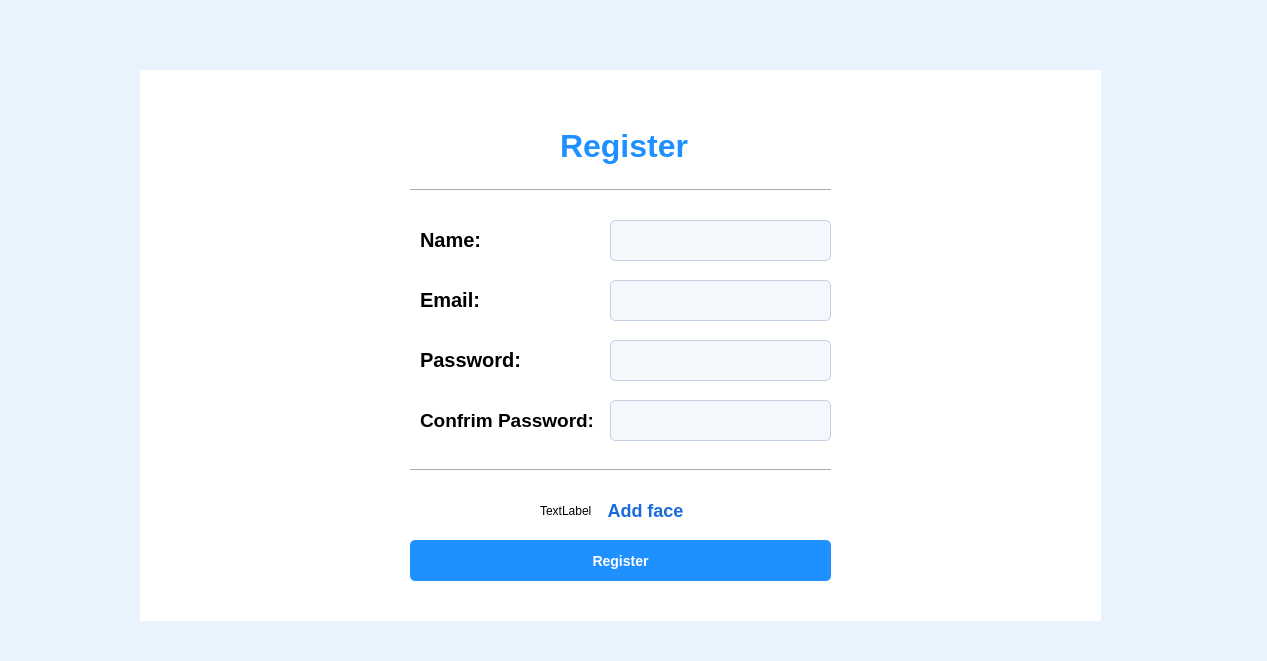
<?xml version="1.0" encoding="UTF-8"?>
<ui version="4.0">
 <class>rw</class>
 <widget class="QDialog" name="rw">
  <property name="geometry">
   <rect>
    <x>0</x>
    <y>0</y>
    <width>1267</width>
    <height>661</height>
   </rect>
  </property>
  <property name="windowTitle">
   <string>Dialog</string>
  </property>
  <property name="styleSheet">
   <string notr="true">background-color:rgb(232, 243, 254);</string>
  </property>
  <widget class="QWidget" name="Name" native="true">
   <property name="geometry">
    <rect>
     <x>140</x>
     <y>70</y>
     <width>961</width>
     <height>551</height>
    </rect>
   </property>
   <property name="styleSheet">
    <string notr="true">background-color: white;</string>
   </property>
   <widget class="QLabel" name="label">
    <property name="geometry">
     <rect>
      <x>420</x>
      <y>50</y>
      <width>161</width>
      <height>51</height>
     </rect>
    </property>
    <property name="styleSheet">
     <string notr="true">font-size: 32px;
font-weight: bold;
color:rgb(30, 144, 255)</string>
    </property>
    <property name="text">
     <string>Register</string>
    </property>
   </widget>
   <widget class="Line" name="line">
    <property name="geometry">
     <rect>
      <x>270</x>
      <y>110</y>
      <width>421</width>
      <height>20</height>
     </rect>
    </property>
    <property name="orientation">
     <enum>Qt::Orientation::Horizontal</enum>
    </property>
   </widget>
   <widget class="QLineEdit" name="lineEdit_2">
    <property name="geometry">
     <rect>
      <x>470</x>
      <y>210</y>
      <width>221</width>
      <height>41</height>
     </rect>
    </property>
    <property name="styleSheet">
     <string notr="true">QLineEdit {
    background-color: #F4F7FC;
    border: 1px solid #C5D1E0;
    border-radius: 5px;
    padding: 5px 10px;
    font-size: 14px;
}

QLineEdit:focus {
    border: 1px solid #1E90FF;
    background-color: #FFFFFF;
}
</string>
    </property>
    <property name="text">
     <string/>
    </property>
   </widget>
   <widget class="QLineEdit" name="lineEdit_3">
    <property name="geometry">
     <rect>
      <x>470</x>
      <y>270</y>
      <width>221</width>
      <height>41</height>
     </rect>
    </property>
    <property name="styleSheet">
     <string notr="true">QLineEdit {
    background-color: #F4F7FC;
    border: 1px solid #C5D1E0;
    border-radius: 5px;
    padding: 5px 10px;
    font-size: 14px;
}

QLineEdit:focus {
    border: 1px solid #1E90FF;
    background-color: #FFFFFF;
}
</string>
    </property>
    <property name="text">
     <string/>
    </property>
   </widget>
   <widget class="QLineEdit" name="lineEdit_4">
    <property name="geometry">
     <rect>
      <x>470</x>
      <y>330</y>
      <width>221</width>
      <height>41</height>
     </rect>
    </property>
    <property name="styleSheet">
     <string notr="true">QLineEdit {
    background-color: #F4F7FC;
    border: 1px solid #C5D1E0;
    border-radius: 5px;
    padding: 5px 10px;
    font-size: 14px;
}

QLineEdit:focus {
    border: 1px solid #1E90FF;
    background-color: #FFFFFF;
}
</string>
    </property>
    <property name="text">
     <string/>
    </property>
   </widget>
   <widget class="Line" name="line_2">
    <property name="geometry">
     <rect>
      <x>270</x>
      <y>390</y>
      <width>421</width>
      <height>20</height>
     </rect>
    </property>
    <property name="orientation">
     <enum>Qt::Orientation::Horizontal</enum>
    </property>
   </widget>
   <widget class="QPushButton" name="pushButton">
    <property name="geometry">
     <rect>
      <x>460</x>
      <y>430</y>
      <width>91</width>
      <height>21</height>
     </rect>
    </property>
    <property name="styleSheet">
     <string notr="true">border: 0px;
color: rgb(25, 107, 222);
font-size: 18px;
font-weight: bold;</string>
    </property>
    <property name="text">
     <string>Add face</string>
    </property>
   </widget>
   <widget class="QPushButton" name="pushButton_2">
    <property name="geometry">
     <rect>
      <x>270</x>
      <y>470</y>
      <width>421</width>
      <height>41</height>
     </rect>
    </property>
    <property name="styleSheet">
     <string notr="true">QPushButton {
    background-color: #1E90FF;
    color: white;
    border-radius: 5px;
    border: none;
    padding: 8px 16px;
    font-size: 14px;
	font-weight: bold;
}

QPushButton:hover {
    background-color: #4682B4;
}

QPushButton:pressed {
    background-color: #4169E1;
}
</string>
    </property>
    <property name="text">
     <string>Register</string>
    </property>
   </widget>
   <widget class="QLabel" name="faceicon">
    <property name="geometry">
     <rect>
      <x>400</x>
      <y>420</y>
      <width>51</width>
      <height>41</height>
     </rect>
    </property>
    <property name="text">
     <string>TextLabel</string>
    </property>
   </widget>
   <widget class="QLineEdit" name="lineEdit">
    <property name="geometry">
     <rect>
      <x>470</x>
      <y>150</y>
      <width>221</width>
      <height>41</height>
     </rect>
    </property>
    <property name="styleSheet">
     <string notr="true">QLineEdit {
    background-color: #F4F7FC;
    border: 1px solid #C5D1E0;
    border-radius: 5px;
    padding: 5px 10px;
    font-size: 14px;
}

QLineEdit:focus {
    border: 1px solid #1E90FF;
    background-color: #FFFFFF;
}
</string>
    </property>
    <property name="text">
     <string/>
    </property>
   </widget>
   <widget class="QLabel" name="label_2">
    <property name="geometry">
     <rect>
      <x>280</x>
      <y>160</y>
      <width>81</width>
      <height>20</height>
     </rect>
    </property>
    <property name="styleSheet">
     <string notr="true">QLabel {
    color: black;
    font-size: 20px;
    font-weight: bold;
	border:none
}
</string>
    </property>
    <property name="text">
     <string>Name:</string>
    </property>
   </widget>
   <widget class="QLabel" name="label_3">
    <property name="geometry">
     <rect>
      <x>280</x>
      <y>220</y>
      <width>81</width>
      <height>20</height>
     </rect>
    </property>
    <property name="styleSheet">
     <string notr="true">QLabel {
    color: black;
    font-size: 20px;
    font-weight: bold;
	border:none
}
</string>
    </property>
    <property name="text">
     <string>Email:</string>
    </property>
   </widget>
   <widget class="QLabel" name="label_4">
    <property name="geometry">
     <rect>
      <x>280</x>
      <y>280</y>
      <width>111</width>
      <height>20</height>
     </rect>
    </property>
    <property name="styleSheet">
     <string notr="true">QLabel {
    color: black;
    font-size: 20px;
    font-weight: bold;
	border:none
}
</string>
    </property>
    <property name="text">
     <string>Password:</string>
    </property>
   </widget>
   <widget class="QLabel" name="label_5">
    <property name="geometry">
     <rect>
      <x>280</x>
      <y>340</y>
      <width>181</width>
      <height>20</height>
     </rect>
    </property>
    <property name="styleSheet">
     <string notr="true">QLabel {
    color: black;
    font-size: 19px;
    font-weight: bold;
	border:none
}
</string>
    </property>
    <property name="text">
     <string>Confrim Password:</string>
    </property>
   </widget>
  </widget>
 </widget>
 <resources/>
 <connections/>
</ui>
